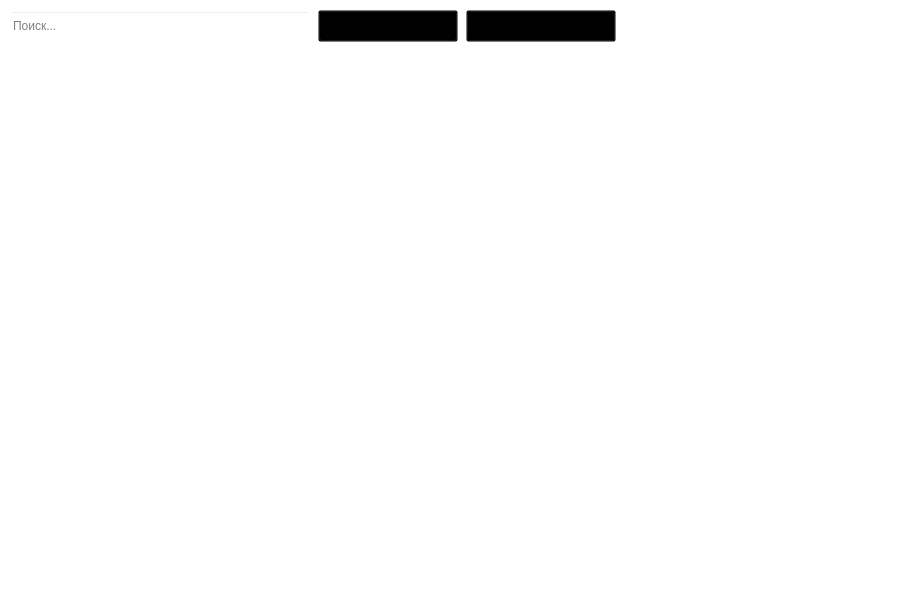
<?xml version="1.0" encoding="UTF-8"?>
<ui version="4.0">
 <class>TagsPage</class>
 <widget class="QWidget" name="TagsPage">
  <property name="geometry">
   <rect>
    <x>0</x>
    <y>0</y>
    <width>900</width>
    <height>600</height>
   </rect>
  </property>
  <property name="windowTitle">
   <string>Теги</string>
  </property>
  <property name="styleSheet">
   <string notr="true">background-color: transparent;</string>
  </property>
  <layout class="QVBoxLayout" name="mainLayout">
   <property name="spacing">
    <number>10</number>
   </property>
   <property name="leftMargin">
    <number>10</number>
   </property>
   <property name="topMargin">
    <number>10</number>
   </property>
   <property name="rightMargin">
    <number>10</number>
   </property>
   <property name="bottomMargin">
    <number>10</number>
   </property>
   <item>
    <layout class="QHBoxLayout" name="toolbarLayout">
     <property name="spacing">
      <number>8</number>
     </property>
     <item>
      <widget class="QLineEdit" name="searchEdit">
       <property name="minimumSize">
        <size>
         <width>300</width>
         <height>30</height>
        </size>
       </property>
       <property name="maximumSize">
        <size>
         <width>300</width>
         <height>30</height>
        </size>
       </property>
       <property name="styleSheet">
        <string notr="true">QLineEdit {
    border: 1px solid {BORDER_INPUT};
    border-radius: 8px;
    padding: 5px 15px;
    font-size: 14px;
    background-color: {BG_INPUT};
    color: {TEXT_PRIMARY};
}
QLineEdit:focus {
    border: 2px solid {ACCENT_DANGER};
}</string>
       </property>
       <property name="placeholderText">
        <string>Поиск...</string>
       </property>
      </widget>
     </item>
     <item>
      <widget class="QPushButton" name="btnSort">
       <property name="minimumSize">
        <size>
         <width>140</width>
         <height>32</height>
        </size>
       </property>
       <property name="styleSheet">
        <string notr="true">QPushButton {
    background-color: {BTN_SECONDARY_BG};
    border-radius: 4px;
    font-weight: normal;
    color: {TEXT_BLACK};
}
QPushButton:hover {
    background-color: {BTN_SECONDARY_HOVER_BG};
}
</string>
       </property>
       <property name="text">
        <string>Сортировка ▼</string>
       </property>
      </widget>
     </item>
     <item>
      <widget class="QPushButton" name="btnResetFilters">
       <property name="minimumSize">
        <size>
         <width>150</width>
         <height>32</height>
        </size>
       </property>
       <property name="maximumSize">
        <size>
         <width>150</width>
         <height>32</height>
        </size>
       </property>
       <property name="toolTip">
        <string>Сбросить все фильтры и поиск</string>
       </property>
       <property name="styleSheet">
        <string notr="true">
QPushButton {
    background-color: {ACCENT_PRIMARY};
    color: {TEXT_ON_ACCENT};
    border-radius: 8px;
    font-weight: bold;
    font-size: 13px;
    border: none;
}
QPushButton:hover {
    background-color: {ACCENT_HOVER_SOFT};
}
QPushButton:pressed {
    background-color: {ACCENT_PRESSED_DEEP};
}
        </string>
       </property>
       <property name="text">
        <string>↺ Сбросить фильтр</string>
       </property>
      </widget>
     </item>
     <item>
      <spacer name="horizontalSpacer">
       <property name="orientation">
        <enum>Qt::Orientation::Horizontal</enum>
       </property>
       <property name="sizeHint" stdset="0">
        <size>
         <width>40</width>
         <height>20</height>
        </size>
       </property>
      </spacer>
     </item>
    </layout>
   </item>
   <item>
    <widget class="QScrollArea" name="scrollArea">
     <property name="styleSheet">
      <string notr="true">
QScrollArea {
    border: none;
    background-color: transparent;
}
QScrollBar:vertical {
    border: none;
    background-color: {BG_HOVER_LIGHT};
    width: 12px;
    border-radius: 6px;
}
QScrollBar::handle:vertical {
    background-color: {SCROLLBAR_HANDLE_SOFT};
    border-radius: 6px;
    min-height: 20px;
}
QScrollBar::handle:vertical:hover {
    background-color: {SCROLLBAR_HANDLE_SOFT_HOVER};
}
QScrollBar::add-line:vertical, QScrollBar::sub-line:vertical {
    border: none;
    background: none;
}
</string>
     </property>
     <property name="widgetResizable">
      <bool>true</bool>
     </property>
     <widget class="QWidget" name="scrollAreaWidgetContents">
      <property name="geometry">
       <rect>
        <x>0</x>
        <y>0</y>
        <width>880</width>
        <height>536</height>
       </rect>
      </property>
      <layout class="QGridLayout" name="tagsGridLayout">
       <property name="leftMargin">
        <number>0</number>
       </property>
       <property name="topMargin">
        <number>0</number>
       </property>
       <property name="rightMargin">
        <number>10</number>
       </property>
       <property name="bottomMargin">
        <number>0</number>
       </property>
       <property name="spacing">
        <number>10</number>
       </property>
      </layout>
     </widget>
    </widget>
   </item>
  </layout>
 </widget>
 <resources/>
 <connections/>
</ui>
